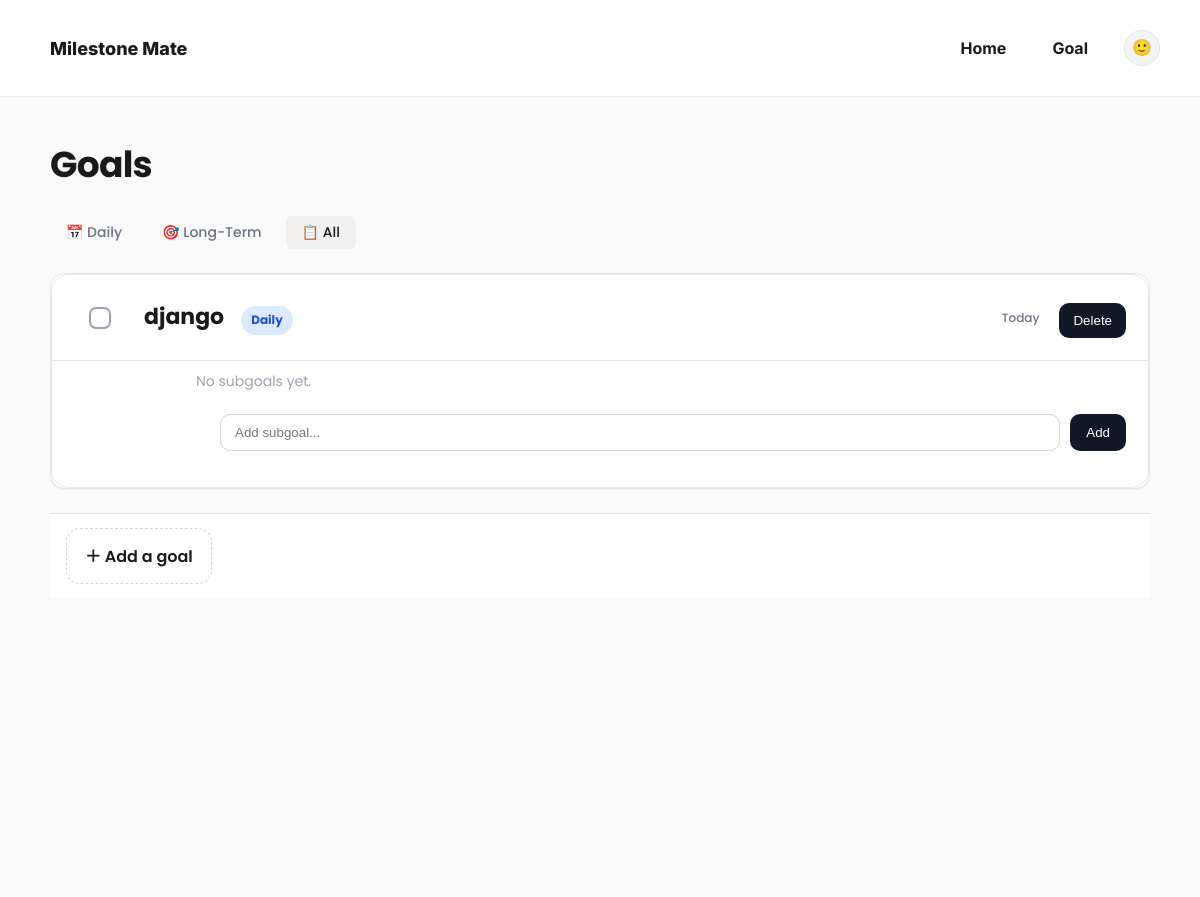
The app's page /goals/ (signed in), older data.
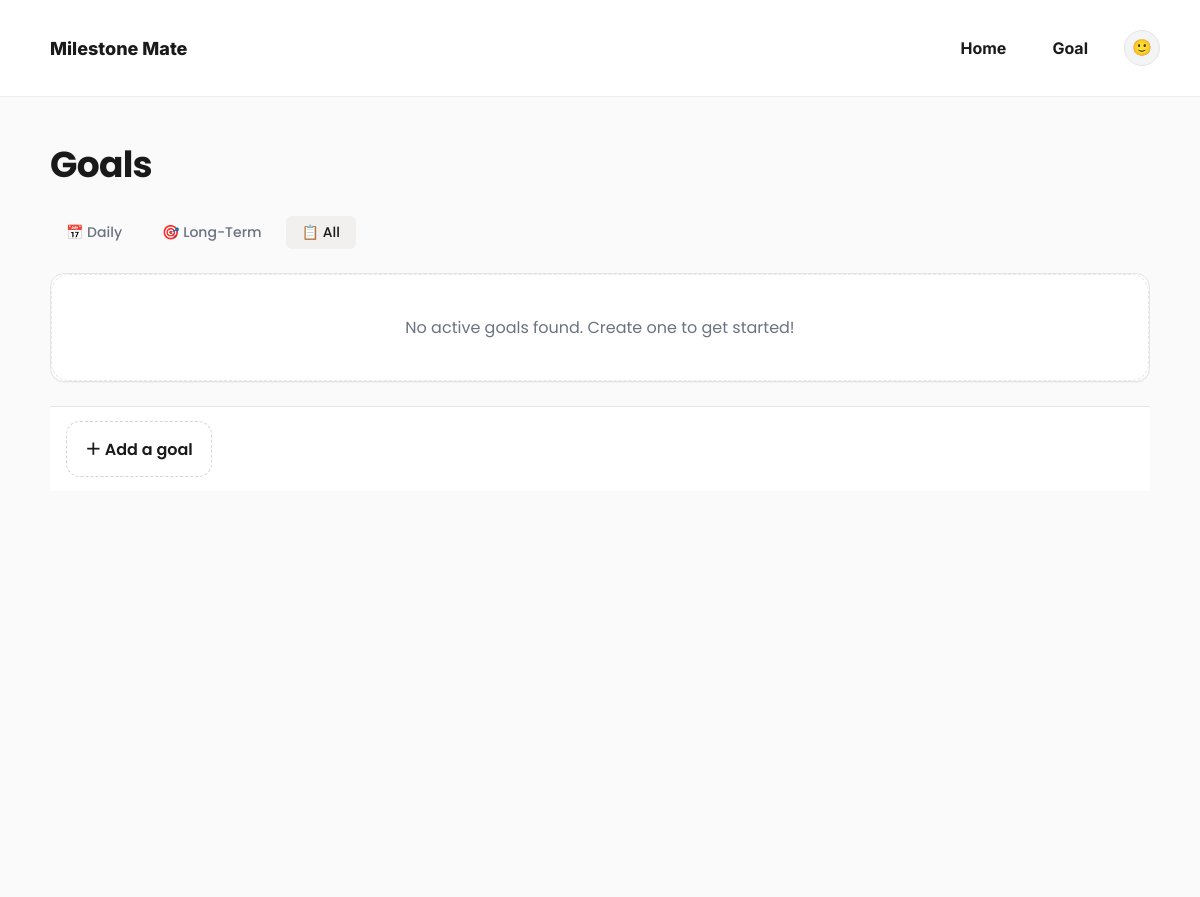
The same page, newer data.
### goals/models.py (models this page shows, shortened)
class Goal(models.Model):
    user = models.ForeignKey(User, on_delete=models.CASCADE, null=True, blank=True)
    GOAL_TYPE_CHOICES = [
        ('daily', 'Daily'),
        ('long_term', 'Long-Term'),
    ]
    name = models.CharField(max_length=255)
    description = models.TextField(blank=True)
    goal_type = models.CharField(
        max_length=10,
        choices=GOAL_TYPE_CHOICES,
        default='daily'
    )
    target_date = models.DateField()
    is_completed = models.BooleanField(default=False)
    completed_at = models.DateField(null=True, blank=True)
    attachment = models.FileField(upload_to='goal_attachments/', null=True, blank=True)
    google_calendar_event_id = models.CharField(max_length=255, null=True, blank=True)

### goals/views.py (the view)
# urls.py: path('goals/', views.list_goals, name='list_goals'),
@login_required
def list_goals(request):
    goal_type = request.GET.get('type', None)
    goals = Goal.objects.filter(user=request.user, is_completed=False)
    if goal_type in ['daily', 'long_term']:
        goals = goals.filter(goal_type=goal_type)
    paginator = Paginator(goals, 10)
    page_number = request.GET.get('page')
    page_obj = paginator.get_page(page_number)
    return render(request, 'goals/list_goals.html', {
        'goals': page_obj,  # Using goals instead of page_obj for template compatibility
        'page_obj': page_obj,
        'goal_type_filter': goal_type,
    })

### goals/templates/goals/list_goals.html (shortened to what this page needs)
{% extends 'base.html' %}
{% block content %}
<div class="gm-page">
  <div class="gm-grid">
    <h1 class="gm-title">Goals</h1>
    <div class="filter-tabs">
        <a href="?type=daily"
           class="tab {% if goal_type_filter == 'daily' %}active{% endif %}">
            📅 Daily
        </a>
        <a href="?type=long_term"
           class="tab {% if goal_type_filter == 'long_term' %}active{% endif %}">
            🎯 Long-Term
        </a>
        <a href="?"
           class="tab {% if not goal_type_filter %}active{% endif %}">
            📋 All
        </a>
    </div>
    <div class="gm-list">
      {% for g in goals %}
      <div class="gm-goalContainer">
        <div class="gm-row" data-goal-id="{{ g.id }}" data-completed="{{ g.is_completed|yesno:'true,false' }}">
          <div class="gm-check">
            <input class="gm-check-input" type="checkbox" {% if g.is_completed %}checked{% endif %} data-goal-id="{{ g.id }}">
          </div>
          <div class="gm-titleCell">
            {{ g.name }}
            <span class="badge {% if g.goal_type == 'daily' %}badge-daily{% else %}badge-longterm{% endif %}">
                {{ g.get_goal_type_display }}
            </span>
          </div>
          <div class="gm-dateCell">
            {% if g.goal_type == 'daily' %}
                <span class="date-label">Today</span>
            {% else %}
                <span class="date-label">{{ g.target_date|date:"D, d M Y" }}</span>
            {% endif %}
          </div>
          <div class="gm-actions">
            <form method="POST" action="{% url 'delete_goal' g.id %}">
              <button type="button" class="gm-deleteTrigger" onclick="openDeleteModal(event, {{ g.id }})">
                Delete
              </button>
            </form>
          </div>
        </div>
          <div class="gm-subgoals">
          {% for subgoal in g.subgoals.all %}
          <div
  class="gm-subgoalRow
  {% if subgoal.is_completed %}
  completed
  {% endif %}
">
            <input
              class="gm-subgoalCheck"
              data-subgoal-id="{{ subgoal.id }}"
              type="checkbox"
              {% if subgoal.is_completed %}checked{% endif %}/>
            <span>
              {{ subgoal.name }}
            </span>
            <div class="gm-actions" style="margin-left:auto;">
              <form method="POST" action="#" onsubmit="return false;">
                {% csrf_token %}
                <button
                  type="button"
                  class="gm-deleteTrigger"
                  onclick="openSubgoalDeleteModal(event, {{ subgoal.id }})"
                >
                  Delete
                </button>
              </form>
            </div>
          </div>
          {% empty %}
          <div class="gm-emptySubgoal">
            No subgoals yet.
          </div>
          {% endfor %}
          <form
  method="POST"
  action="{% url 'create_subgoal' g.id %}"
  class="gm-subgoalForm"
>
  <input
    type="text"
    name="title"
    placeholder="Add subgoal..."
    class="gm-subgoalInput"
  >
  <button
    type="submit"
    class="gm-subgoalBtn"
  >
    Add
  </button>
  </form>
          </div>
      </div>
      {% empty %}
      <div class="gm-emptyState" id="emptyState" style="text-align:center; padding:40px; color:#6b7280; background:white; border:1px dashed #e5e7eb; border-radius:18px;">
        No active goals found. Create one to get started!
      </div>
      {% endfor %}
    </div>
    <div class="gm-addRow">
      <a href="{% url 'create_goal' %}" class="gm-addBtn" style="text-decoration: none; color: inherit;">
        ＋ Add a goal
      </a>
    </div>
  </div>
</div>
{% endblock %}

Row changes from the older to the newer data that the page shows:
no longer on this page (row edited): Goal: name "django", goal_type "Daily", shows "Today"
Text that changed along with them:
text now shown: "No active goals found. Create one to get started!"
